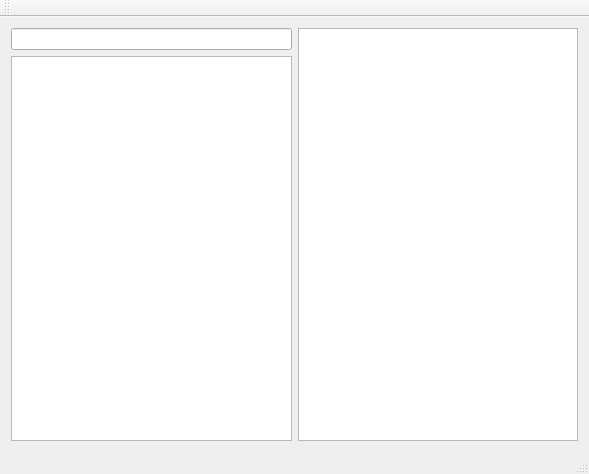
<?xml version="1.0" encoding="UTF-8"?>
<ui version="4.0">
 <class>searchInputTips</class>
 <widget class="QMainWindow" name="searchInputTips">
  <property name="geometry">
   <rect>
    <x>0</x>
    <y>0</y>
    <width>589</width>
    <height>474</height>
   </rect>
  </property>
  <property name="windowTitle">
   <string>searchInputTips</string>
  </property>
  <widget class="QWidget" name="centralWidget">
   <layout class="QGridLayout" name="gridLayout">
    <item row="0" column="0">
     <layout class="QHBoxLayout" name="horizontalLayout">
      <item>
       <layout class="QVBoxLayout" name="verticalLayout">
        <item>
         <widget class="QLineEdit" name="lineEdit"/>
        </item>
        <item>
         <widget class="QListWidget" name="listWidget"/>
        </item>
       </layout>
      </item>
      <item>
       <widget class="QTextBrowser" name="textBrowser"/>
      </item>
     </layout>
    </item>
   </layout>
  </widget>
  <widget class="QMenuBar" name="menuBar">
   <property name="geometry">
    <rect>
     <x>0</x>
     <y>0</y>
     <width>589</width>
     <height>21</height>
    </rect>
   </property>
  </widget>
  <widget class="QToolBar" name="mainToolBar">
   <attribute name="toolBarArea">
    <enum>TopToolBarArea</enum>
   </attribute>
   <attribute name="toolBarBreak">
    <bool>false</bool>
   </attribute>
  </widget>
  <widget class="QStatusBar" name="statusBar"/>
 </widget>
 <layoutdefault spacing="6" margin="11"/>
 <resources/>
 <connections/>
</ui>
